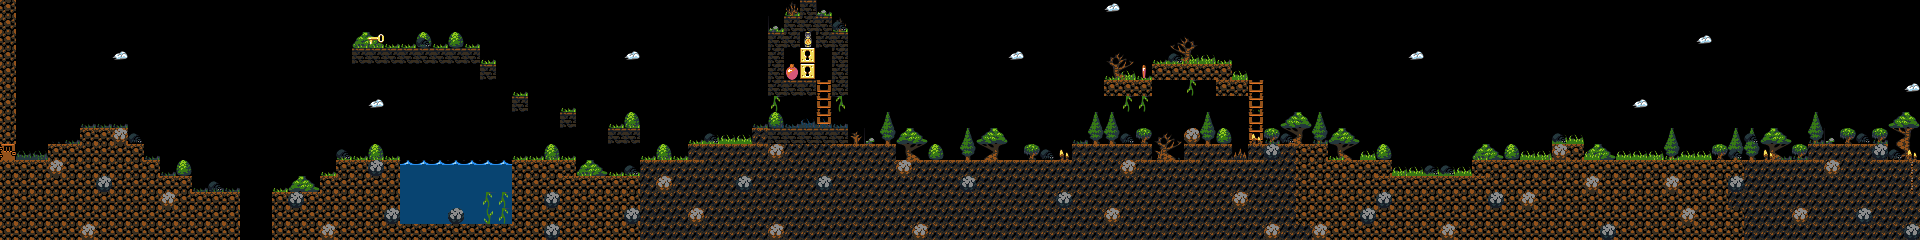

This game map was drawn from its Tiled (.tmx) file and the tilesets committed beside it. A one-line description and the trimmed map source follow:
An orthogonal 120x15 tile map with 16x16 px tiles, 4 tile layers (Background, World, Foreground, Dynamic) and 1 object (Spawn Point).

<map version="1.2" tiledversion="1.2.1" orientation="orthogonal" renderorder="right-down" width="120" height="15" tilewidth="16" tileheight="16" infinite="0" nextlayerid="6" nextobjectid="2">
 <tileset firstgid="1" source="simples_pimples.tsx" />
 <layer id="2" name="Background" width="120" height="15">
  <data>[1800 cells, 149 non-empty, 18 distinct tile ids]</data>
 </layer>
 <layer id="1" name="World" width="120" height="15">
  <data>[1800 cells, 684 non-empty, 18 distinct tile ids]</data>
 </layer>
 <layer id="3" name="Foreground" width="120" height="15">
  <data>[1800 cells, 133 non-empty, 16 distinct tile ids]</data>
 </layer>
 <layer id="5" name="Dynamic" width="120" height="15">
  <data>[1800 cells, 23 non-empty, 5 distinct tile ids]</data>
 </layer>
 <objectgroup id="4" name="Objects">
  <object id="1" name="Spawn Point" x="8.04763" y="157.57">
   <point />
  </object>
 </objectgroup>
</map>
